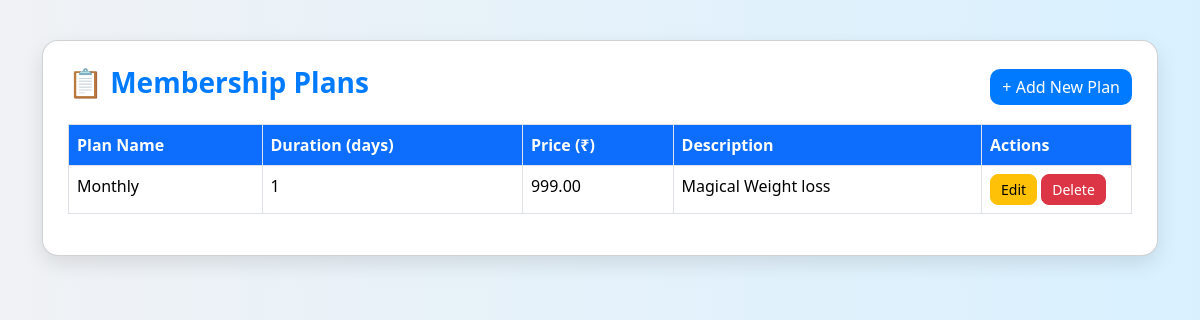
The page /admin/manage_plans.php (signed in) on the database its author committed.
### tables this page shows
CREATE TABLE `membership_plans` (
  `id` int NOT NULL AUTO_INCREMENT,
  `plan_name` varchar(100) NOT NULL,
  `duration` int NOT NULL,
  `price` decimal(10,2) NOT NULL,
  `description` text,
  `created_at` timestamp NULL DEFAULT CURRENT_TIMESTAMP,
  PRIMARY KEY (`id`)
);

### admin/manage_plans.php (the view, shortened to what this page needs)
<?php
include '../db.php';
$plans = $conn->query("SELECT * FROM membership_plans");
?>
<!DOCTYPE html>
<html>
<head>
  <link rel="stylesheet" href="https://cdn.jsdelivr.net/npm/bootstrap@5.3.3/dist/css/bootstrap.min.css">
</head>
<body>
  <div class="container">
    <div class="card">
      <div class="d-flex justify-content-between align-items-center mb-3">
        <h3>📋 Membership Plans</h3>
        <a href="add_plan.php" class="btn btn-primary">+ Add New Plan</a>
      </div>
      <table class="table table-bordered table-hover">
        <thead>
          <tr>
            <th>Plan Name</th>
            <th>Duration (days)</th>
            <th>Price (₹)</th>
            <th>Description</th>
            <th style="width: 150px;">Actions</th>
          </tr>
        </thead>
        <tbody>
          <?php if ($plans->num_rows > 0): ?>
            <?php while($row = $plans->fetch_assoc()): ?>
              <tr>
                <td><?= htmlspecialchars($row['plan_name']) ?></td>
                <td><?= $row['duration'] ?></td>
                <td><?= number_format($row['price'], 2) ?></td>
                <td><?= htmlspecialchars($row['description']) ?></td>
                <td>
                  <a href="edit_plan.php?id=<?= $row['id'] ?>" class="btn btn-sm btn-warning">Edit</a>
                  <a href="?delete=<?= $row['id'] ?>" class="btn btn-sm btn-danger" onclick="return confirm('Are you sure you want to delete this plan?')">Delete</a>
                </td>
              </tr>
            <?php endwhile; ?>
          <?php else: ?>
            <tr><td colspan="5" class="text-center text-muted">No plans found.</td></tr>
          <?php endif; ?>
        </tbody>
      </table>
    </div>
  </div>
</body>
</html>

### admin/manage_plans.php (style rules this page uses)
body { background: linear-gradient(to right, #f0f2f5, #d9f1ff); font-family: 'Segoe UI', sans-serif; padding: 40px 20px; }
.card { border-radius: 16px; box-shadow: 0 8px 20px rgba(0,0,0,0.1); padding: 25px; background: white; }
h3 { color: #007bff; font-weight: 600; }
.btn-primary { background-color: #007bff; border: none; border-radius: 10px; }
.btn-warning, .btn-danger { border-radius: 8px; padding: 4px 10px; }
.table th { background-color: #0d6efd; color: white; }

### rows shown on the page
membership_plans: plan_name "Monthly", duration "1", price "999.00", description "Magical Weight loss"
